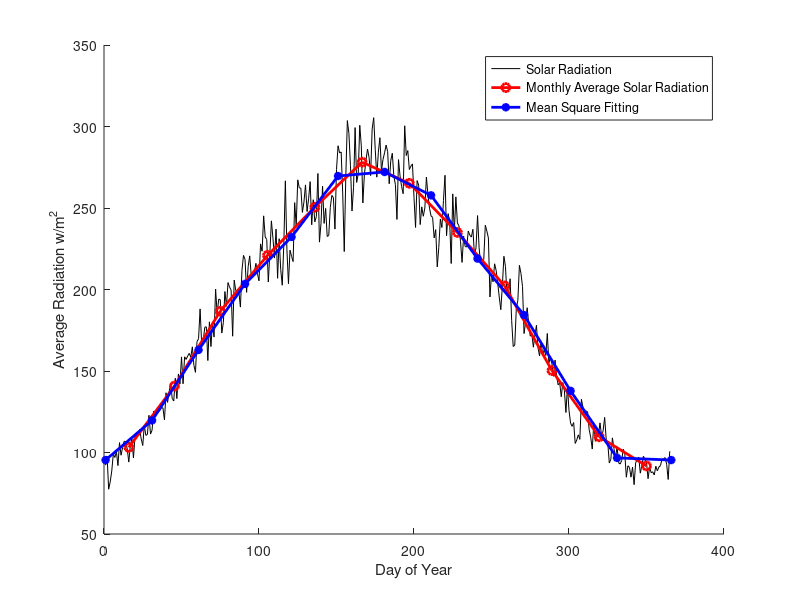
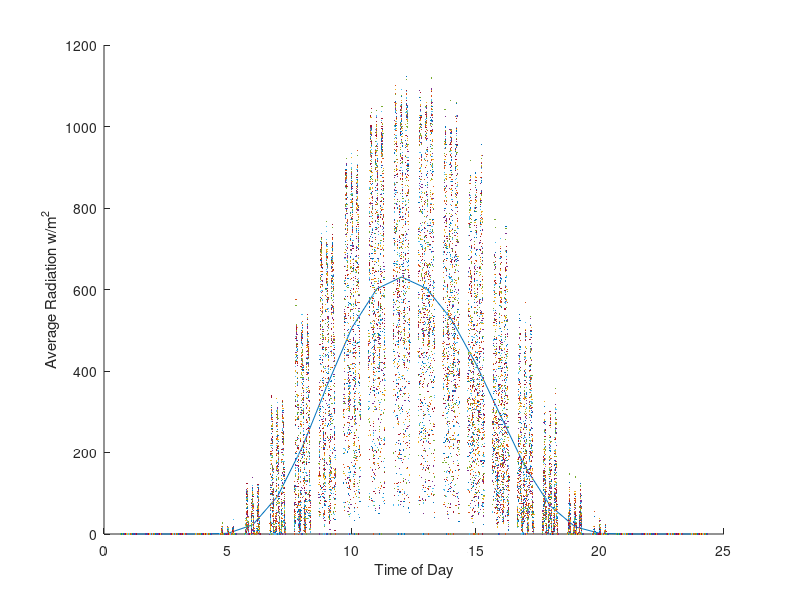

These charts were generated, in order, by the following MATLAB code:

%dat=[x0911(:,2:2:48); x9508_star(:,2:2:48)];
load('dat.mat');
value=dat;
t=isnan(dat);
value(t)=0;
count=dat.*0 + 1;
count(t)=0;

sumofday=sum(value,2);
sumofdayval=sum(count,2);
sod=zeros(365,1);
sodval=zeros(365,1);
for i = 1:27
    sod = sod + sumofday((i-1)*365+1:(i-1)*365+365);
    sodval = sodval + sumofdayval((i-1)*365+1:(i-1)*365+365);
end

aveday = sod./sodval;

d=[31 28 31 30 31 30 31 31 30 31 30 31];
beginday=[1 32 60    91   121   152   182   213   244   274   305   335];
endday=[31 59 90 120 151 181 212 243 273 304 334 365];

som = zeros(1,12);
somval = zeros(1,12);
avemon = zeros(1,12);
for i = 1:12
    som(i) = sum(sod(beginday(i):endday(i)));
    somval(i) = sum(sodval(beginday(i):endday(i)));
    avemon(i) = som(i) / somval(i);
end

% -------------------------------------- Mean Square Fitting ----------------------------------
% compose coefficient matrix
nx=12;
step=30;
A=zeros(365, nx);
for i = 1:nx-1
    for j = 1:step
        prev = (i-1)*step + 1;
        next = i*step + 1;
        x = (i-1)*step + j;
        y1 = (x-prev)/step;
        A(x,i) = y1; 
        A(x,i+1) = 1 - y1;
    end
end
prev = (nx-1)*step + 1;
for x =  prev : 365
    y1 = (x-prev)/(365 - (nx-1)*step);
    A(x,nx) = y1;
    A(x,1) = 1 - y1;
end

Q=A'*A;
[qa qb]=eig(Q);
qt=qa*qb*qa';
fitting=qa*diag(diag(qb).^(-1))*qa'*A'*aveday;
xfit=[1:step:(step*(nx-1)+1) 366];

figure(1);
close Figure 1;
figure(1);
hold on;
plot([1:365], aveday, 'k');
% plot([1:365], aveday2);
% plot([1:365], aveday3);
plot((beginday+endday)/2, avemon, 'r-o','LineWidth',2);
plot(xfit, [fitting; fitting(1)], 'b-*','LineWidth',2);
legend('Solar Radiation', 'Monthly Average Solar Radiation', 'Mean Square Fitting');
xlabel('Day of Year')
ylabel('Average Radiation w/m^2')

% ------------------------------ Average on a certain hour of day --------------

sumofhour=sum(value,1);
sumofhourval=sum(count,1);

avehour = sumofhour./sumofhourval;
figure(2);
close Figure 2;
figure(2);
hold on;
plot([1:24], avehour);
beginy = 25;
stepy = 1;
endy = 27;
% for i=1:length(value(:,1))
%     delta=(i - length(value(:,1))/2) /3000;
%     plot(delta+[1:24],value(i,:),'.', 'MarkerSize',2);
% end
begind0=(beginy-1)*365+1;
endd0=(endy)*365;
for y = beginy:stepy:endy;
    begind = (y-1)*365+1;
    endd = (y+stepy-1)*365;
    for i=begind:endd
        delta = ((i - begind0) / (endd0 - begind0) - 1/2) / 1.5;
        plot(delta+[1:24],value(i,:),'.', 'MarkerSize',2);
    end
end
xlabel('Time of Day')
ylabel('Average Radiation w/m^2')


